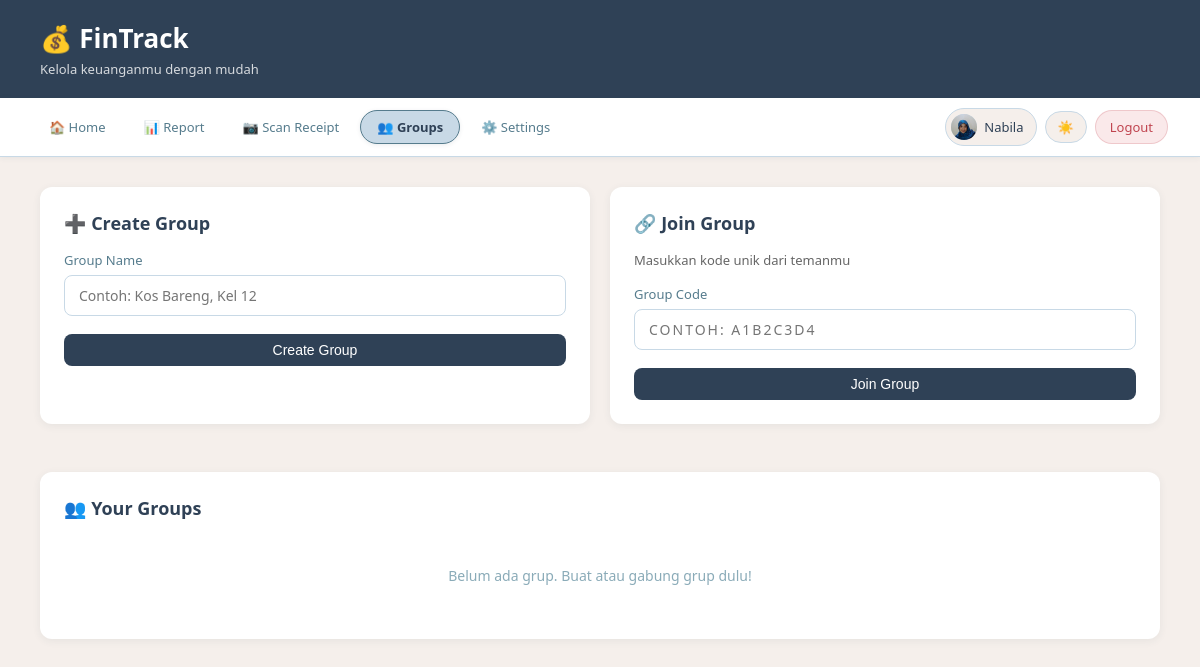
/groups (signed in), run on an earlier commit of the app's database.
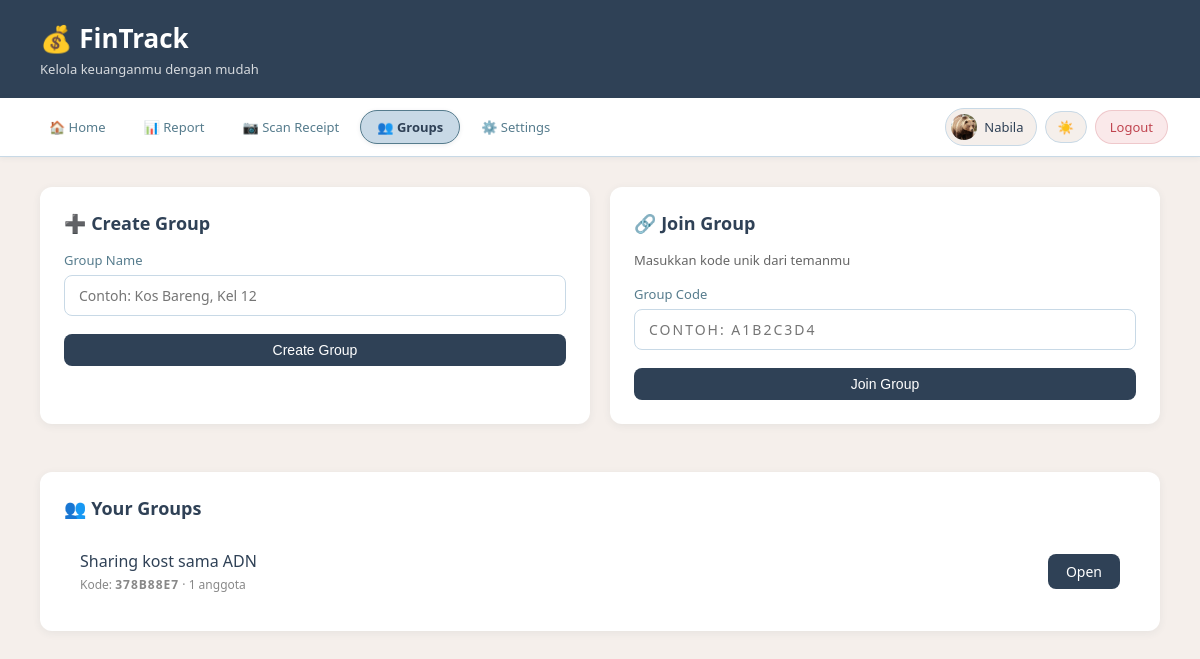
And on a later commit of the database.
### app.py (models this page shows)
class User(UserMixin, db.Model):
    id           = db.Column(db.Integer, primary_key=True)
    name         = db.Column(db.String(100), nullable=False)
    email        = db.Column(db.String(100), unique=True, nullable=False)
    password     = db.Column(db.String(200), nullable=False)
    photo        = db.Column(db.String(200), nullable=True)
    language     = db.Column(db.String(5),  default='id')
    theme        = db.Column(db.String(10), default='light')
    notif_popup  = db.Column(db.Boolean,    default=True)
    timezone     = db.Column(db.String(50), default='Asia/Jakarta')
    created_at   = db.Column(db.DateTime,   default=datetime.utcnow)
    transactions = db.relationship('Transaction', backref='user', lazy=True)

class Group(db.Model):
    id         = db.Column(db.Integer, primary_key=True)
    name       = db.Column(db.String(100), nullable=False)
    code       = db.Column(db.String(8),   unique=True, nullable=False)
    created_by = db.Column(db.Integer, db.ForeignKey('user.id'), nullable=False)
    created_at = db.Column(db.DateTime, default=datetime.utcnow)
    members    = db.relationship('GroupMember',     backref='group', lazy=True)
    funds      = db.relationship('GroupFund',       backref='group', lazy=True)
    logs       = db.relationship('ActivityLog',     backref='group', lazy=True)

### app.py (the view)
@app.route('/groups')
@login_required
def groups():
    memberships = GroupMember.query.filter_by(user_id=current_user.id).all()
    return render_template('groups.html', groups=[m.group for m in memberships])

### app.py (called while the page is built)
@login_manager.user_loader
def load_user(user_id):
    return User.query.get(int(user_id))

@app.context_processor
def inject_translation():
    lang = current_user.language if current_user.is_authenticated else 'id'
    return dict(t=get_translation(lang))

### translations.py (called while the page is built)
def get_translation(lang='id'):
    return TRANSLATIONS.get(lang, TRANSLATIONS['id'])

### templates/groups.html (shortened to what this page needs)
<!DOCTYPE html>
<html lang="id" id="html-root">
<head>
    <link rel="stylesheet" href="{{ url_for('static', filename='style.css') }}">
</head>
<body>
<header>
    <h1>💰 FinTrack</h1>
    <p>Kelola keuanganmu dengan mudah</p>
</header>
<nav class="navbar">
    <a href="/index" class="nav-link">🏠 {{ t['nav_home'] }}</a>
    <a href="/report" class="nav-link">📊 {{ t['nav_report'] }}</a>
    <a href="/scan" class="nav-link">📷 {{ t['nav_scan'] }}</a>
    <a href="/groups" class="nav-link active">👥 {{ t['nav_sharing'] }}</a>
    <a href="/settings" class="nav-link">⚙️ {{ t['nav_settings'] }}</a>
    <div class="nav-right">
        <div class="user-chip">
            <div class="user-avatar">
                {% if current_user.photo %}
                    <img src="{{ url_for('static', filename='uploads/' + current_user.photo) }}" alt="foto">
                {% else %}
                    👤
                {% endif %}
            </div>
            <span>{{ current_user.name }}</span>
        </div>
        <button class="theme-toggle" onclick="toggleTheme()">
            <span class="theme-icon">☀️</span>
        </button>
        <a href="/logout" class="btn-logout">{{ t['nav_logout'] }}</a>
    </div>
</nav>
<main>
    <div style="display:grid; grid-template-columns:1fr 1fr; gap:20px; margin-bottom:24px;">
        <div class="card">
            <h2>➕ {{ t['create_group'] }}</h2>
            <form method="POST" action="/groups/create" style="margin-top:16px;">
                <div class="form-group">
                    <label>{{ t['group_name'] }}</label>
                    <input type="text" name="name" placeholder="Contoh: Kos Bareng, Kel 12" required>
                </div>
                <button type="submit" class="btn btn-primary" style="width:100%;">{{ t['create_group'] }}</button>
            </form>
        </div>
        <div class="card">
            <h2>🔗 {{ t['join_group'] }}</h2>
            <p style="font-size:13px; color:#666; margin:8px 0 16px;">Masukkan kode unik dari temanmu</p>
            <form method="POST" action="/groups/join">
                <div class="form-group">
                    <label>{{ t['group_code'] }}</label>
                    <input type="text" name="code" placeholder="Contoh: A1B2C3D4"
                           style="text-transform:uppercase; letter-spacing:2px;" required>
                </div>
                <button type="submit" class="btn btn-primary" style="width:100%;">{{ t['join_group'] }}</button>
            </form>
        </div>
    </div>
    <div class="card">
        <h2>👥 {{ t['your_groups'] }}</h2>
        {% if groups %}
            <div style="display:grid; gap:12px; margin-top:16px;">
                {% for group in groups %}
                <div style="display:flex; justify-content:space-between; align-items:center;
                            padding:14px 16px; border:0.5px solid var(--color-border-tertiary);
                            border-radius:10px;">
                    <div>
                        <p style="font-weight:500; margin-bottom:4px;">{{ group.name }}</p>
                        <p style="font-size:12px; color:#888;">
                            Kode: <strong style="letter-spacing:1px;">{{ group.code }}</strong>
                            · {{ group.members|length }} anggota
                        </p>
                    </div>
                    <a href="/groups/{{ group.id }}" class="btn btn-primary">{{ t['open_group'] }}</a>
                </div>
                {% endfor %}
            </div>
        {% else %}
            <p class="empty-msg">Belum ada grup. Buat atau gabung grup dulu!</p>
        {% endif %}
    </div>
</main>
</body>
</html>

What changed in the data, as far as the page shows it:
changed User "Nabila": photo: a different picture
added Group: name "Sharing kost sama ADN", code "378B88E7", members|length "1", open_group "Open"
Also different on the page:
text no longer shown: "Belum ada grup. Buat atau gabung grup dulu!"
